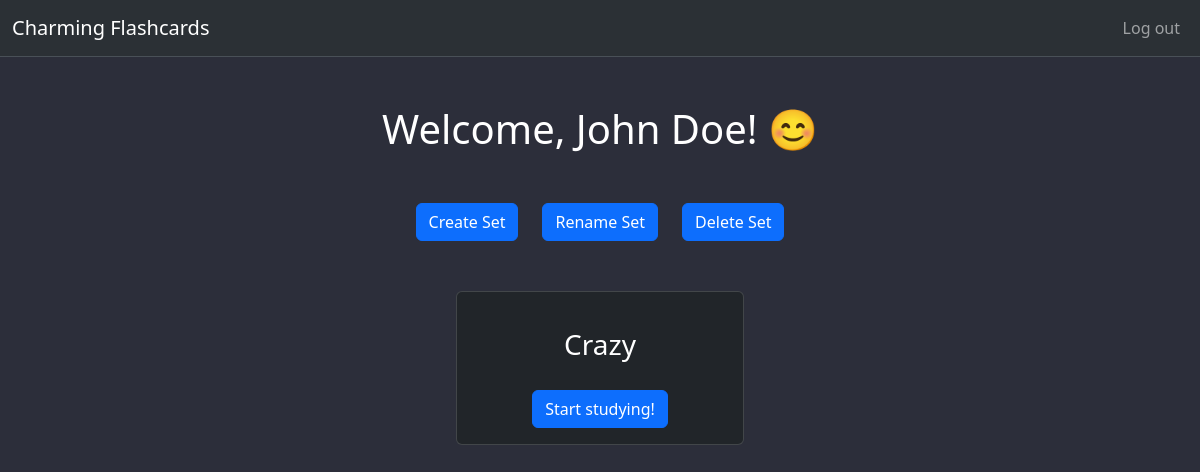
Page /sets (signed in) on the earlier database version.
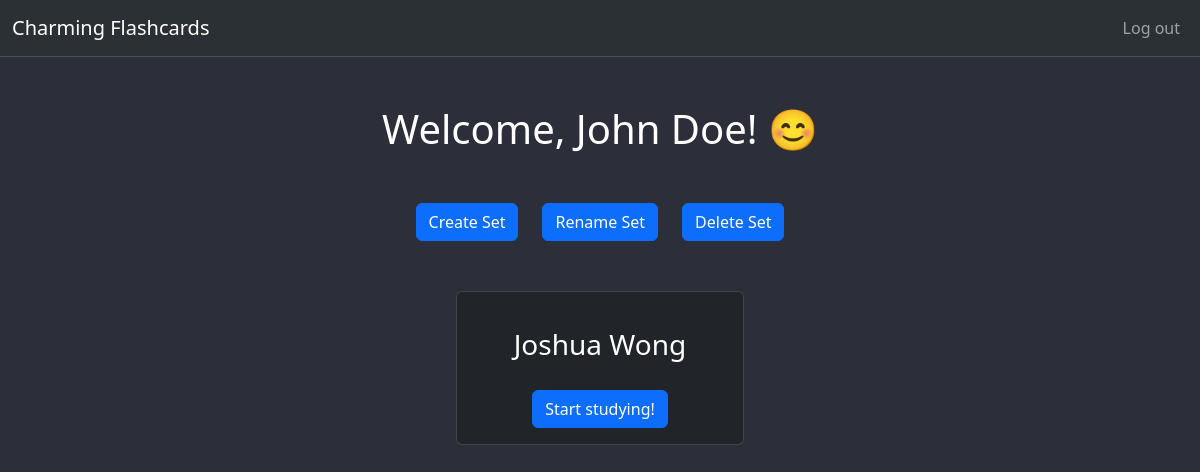
Same page on the later database version.
### tables this page shows
CREATE TABLE user_info (
    user_id INTEGER PRIMARY KEY,
    user_name TEXT NOT NULL,
    hash TEXT NOT NULL
);

CREATE TABLE card_list (
    id INTEGER PRIMARY KEY,
    card_title TEXT NOT NULL,
    user_id INTEGER,
    FOREIGN KEY (user_id) REFERENCES user_info(user_id)
);

### app.py (the view, shortened to what this page needs)
        @self.route("/sets", methods=["GET", "POST"])
        def user_sets():
            user_logged = 'user' in session
            if not user_logged:
                session.clear()
                return redirect("/")
            db = get_db(self.__DATABASE)
            main_cursor = retrieve_cursor(db)
            id_info = main_cursor.execute(
                "SELECT user_id FROM user_info WHERE user_name = ?",
                    (session["user"],)
            )
            user_id = id_info.fetchone()
            set_title = main_cursor.execute(
                "SELECT card_title FROM card_list WHERE user_id = ?",
                (user_id["user_id"],)
            )
            sets_names = set_title.fetchall()
            return render_template("index.html", logged=user_logged,
                                    name=session["user"], flashcards=sets_names)

### app.py (called while the page is built)
def get_db(db_name):
    db = getattr(g, '_database', None)
    if db is None:
        db = g._database = sqlite3.connect(db_name)
    return db

def retrieve_cursor(database):
    database.row_factory = sqlite3.Row
    db_cursor = database.cursor()
    return db_cursor

### templates/index.html (shortened to what this page needs)
{% extends "layout.html" %}
{% block body %}
<h1 class="text-center">Welcome, {{ name }}! &#128522;</h1>
<div class="d-flex justify-content-center gap-4">
  <button type="button" class="btn btn-primary" data-bs-toggle="modal"
  data-bs-target="#exampleModal">
    Create Set
  </button>
  <button type="button" class="btn btn-primary" data-bs-toggle="modal"
  data-bs-target="#exampleModal2">
    Rename Set
  </button>
  <button type="button" class="btn btn-primary" data-bs-toggle="modal"
  data-bs-target="#exampleModal3">
    Delete Set
  </button>
</div>
<div data-bs-theme="dark" style="padding: 50x;"
class="card-container d-flex align-content-start
justify-content-center flex-wrap">
  {% for card in flashcards %}
    <div class="card text-center mb-3" style="width: 18rem;">
      <div class="card-body">
        <form action="/sets" method="post" name="form2">
          <h3 style="padding: 20px;" name="card"
          class="card-title">
            {{ card.card_title }}
          </h3>
          <button type="submit" value="use_card"
          class="btn btn-primary">
            Start studying!
          </button>
        </form>
      </div>
    </div>
  {% endfor %}
</div>
{% endblock %}

### templates/layout.html (shortened to what this page needs)
<!DOCTYPE html>
<html lang="en">
    <head>
        <link rel="stylesheet" href="{{ url_for('static', filename='styles.css') }}">
        <link href="https://cdn.jsdelivr.net/npm/bootstrap@5.3.3/dist/css/bootstrap.min.css" rel="stylesheet"
>
    </head>
    <body style="background-color: #2C2E3A">
        <nav data-bs-theme="dark" class="navbar navbar-expand-lg
        bg-body-tertiary border-bottom">
          <div class="container-fluid">
            <a class="navbar-brand">Charming Flashcards</a>
            <div class="collapse navbar-collapse" id="navbarNav">
              <ul class="navbar-nav ms-auto">
                {% if not logged %}
                  <li class="nav-item">
                    <a class="nav-link" aria-current="page" href="/">Sign up</a>
                  </li>
                  <li class="nav-item">
                    <a class="nav-link" href="/login">Log in</a>
                  </li>
                {% else %}
                  <li class="nav-item">
                    <a class="nav-link" href="/login">Log out</a>
                  </li>
                {% endif %}
              </ul>
            </div>
          </div>
        </nav>
        <div class="mt-5">
            {%block body %}{% endblock %}
        </div>
    </body>
</html>

### static/styles.css (style rules this page uses)
* { color: white; user-select: none; }
.d-flex { margin-top: 50px; }

Differences in the rows shown:
changed card_list: card_title "Crazy" → "Joshua Wong"
